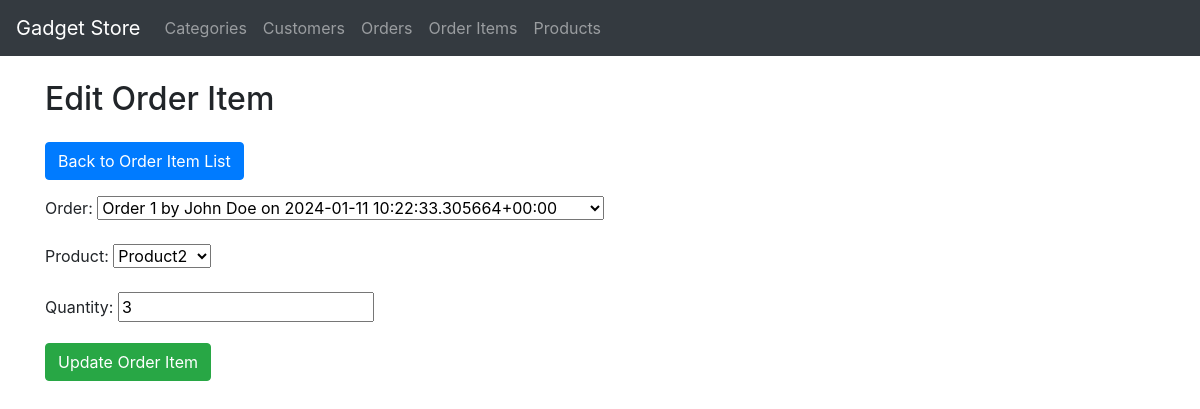
The page /order_items/1/update/ on the database its author committed.
### Phones/models.py (models this page shows, shortened)
class BaseModel(models.Model):
    created_at = models.DateTimeField(auto_now_add=True)
    updated_at = models.DateTimeField(auto_now=True)
    class Meta:
        abstract = True

class OrderItem(BaseModel):
    order = models.ForeignKey(Order, on_delete=models.CASCADE)
    product = models.ForeignKey(Product, on_delete=models.CASCADE)
    quantity = models.PositiveIntegerField()

### Phones/views.py (the view)
# urls.py: path('order_items/<int:pk>/update/', OrderItemUpdateView.as_view(), name='order-item-update'),  # Changed to OrderItemUpdateView
class OrderItemUpdateView(UpdateView):
    model = OrderItem
    template_name = 'order_item_form.html'
    success_url = reverse_lazy('order-item-list')
    form_class = OrderItemForm

### Phones/forms.py
class OrderItemForm(forms.ModelForm):
    class Meta:
        model = OrderItem
        fields = ['order', 'product', 'quantity']

### Phones/models.py (called while the page is built)
    def __str__(self):
        return self.name

    def __str__(self):
        return f"Order {self.id} by {self.customer.name} on {self.order_date}"

### Phones/templates/order_item_form.html (shortened to what this page needs)
{% extends 'base.html' %}
{% block content %}
    <div class="row">
        <div class="col-md-12">
            <h2 class="mb-4">{% if form.instance.pk %}Edit Order Item{% else %}Create New Order Item{% endif %}</h2>
            <a href="{% url 'order-item-list' %}" class="btn btn-primary mb-3">Back to Order Item List</a>
            <form method="post" {% if form.instance.pk %}action="{% url 'order-item-update' form.instance.pk %}"{% else %}action="{% url 'order-item-create' %}"{% endif %} enctype="multipart/form-data">
                {{ form.as_p }}
                <button type="submit" class="btn btn-success">{% if form.instance.pk %}Update{% else %}Create{% endif %} Order Item</button>
            </form>
        </div>
    </div>
{% endblock %}

### rows shown on the page
OrderItem: order "Order 1 by John Doe on 2024-01-11 10:22:33.305664+00:00", product "Product2", quantity "3"
